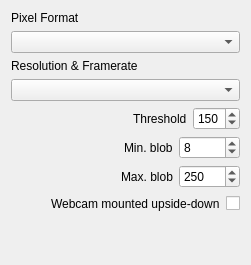
              <widget class="QWidget" name="LinuxWebcamPrefs">
               <layout class="QVBoxLayout" name="verticalLayout">
                <item>
                 <widget class="QLabel" name="label_14">
                  <property name="text">
                   <string>Pixel Format</string>
                  </property>
                 </widget>
                </item>
                <item>
                 <widget class="QComboBox" name="WebcamFormats"/>
                </item>
                <item>
                 <widget class="QLabel" name="label_15">
                  <property name="text">
                   <string>Resolution &amp; Framerate</string>
                  </property>
                 </widget>
                </item>
                <item>
                 <widget class="QComboBox" name="WebcamResolutions"/>
                </item>
                <item>
                 <layout class="QVBoxLayout" name="verticalLayout_12">
                  <item>
                   <layout class="QHBoxLayout" name="horizontalLayout_13">
                    <item>
                     <spacer name="horizontalSpacer_4">
                      <property name="orientation">
                       <enum>Qt::Horizontal</enum>
                      </property>
                      <property name="sizeHint" stdset="0">
                       <size>
                        <width>40</width>
                        <height>20</height>
                       </size>
                      </property>
                     </spacer>
                    </item>
                    <item>
                     <widget class="QLabel" name="label_32">
                      <property name="text">
                       <string>Threshold</string>
                      </property>
                     </widget>
                    </item>
                    <item>
                     <widget class="QSpinBox" name="WebcamThreshold">
                      <property name="maximum">
                       <number>255</number>
                      </property>
                      <property name="value">
                       <number>150</number>
                      </property>
                     </widget>
                    </item>
                   </layout>
                  </item>
                  <item>
                   <layout class="QHBoxLayout" name="horizontalLayout_14">
                    <item>
                     <spacer name="horizontalSpacer_5">
                      <property name="orientation">
                       <enum>Qt::Horizontal</enum>
                      </property>
                      <property name="sizeHint" stdset="0">
                       <size>
                        <width>40</width>
                        <height>20</height>
                       </size>
                      </property>
                     </spacer>
                    </item>
                    <item>
                     <widget class="QLabel" name="label_40">
                      <property name="text">
                       <string>Min. blob</string>
                      </property>
                     </widget>
                    </item>
                    <item>
                     <widget class="QSpinBox" name="WebcamMinBlob">
                      <property name="minimum">
                       <number>1</number>
                      </property>
                      <property name="maximum">
                       <number>10000</number>
                      </property>
                      <property name="value">
                       <number>8</number>
                      </property>
                     </widget>
                    </item>
                   </layout>
                  </item>
                  <item>
                   <layout class="QHBoxLayout" name="horizontalLayout_15">
                    <item>
                     <spacer name="horizontalSpacer_6">
                      <property name="orientation">
                       <enum>Qt::Horizontal</enum>
                      </property>
                      <property name="sizeHint" stdset="0">
                       <size>
                        <width>40</width>
                        <height>20</height>
                       </size>
                      </property>
                     </spacer>
                    </item>
                    <item>
                     <widget class="QLabel" name="label_41">
                      <property name="text">
                       <string>Max. blob</string>
                      </property>
                     </widget>
                    </item>
                    <item>
                     <widget class="QSpinBox" name="WebcamMaxBlob">
                      <property name="minimum">
                       <number>1</number>
                      </property>
                      <property name="maximum">
                       <number>10000</number>
                      </property>
                      <property name="value">
                       <number>250</number>
                      </property>
                     </widget>
                    </item>
                   </layout>
                  </item>
                 </layout>
                </item>
                <item>
                 <layout class="QHBoxLayout" name="horizontalLayout_22">
                  <item>
                   <spacer name="horizontalSpacer_11">
                    <property name="orientation">
                     <enum>Qt::Horizontal</enum>
                    </property>
                    <property name="sizeHint" stdset="0">
                     <size>
                      <width>40</width>
                      <height>20</height>
                     </size>
                    </property>
                   </spacer>
                  </item>
                  <item>
                   <widget class="QLabel" name="label_6">
                    <property name="text">
                     <string>Webcam mounted upside-down</string>
                    </property>
                   </widget>
                  </item>
                  <item>
                   <widget class="QCheckBox" name="FlipWebcam">
                    <property name="text">
                     <string/>
                    </property>
                   </widget>
                  </item>
                 </layout>
                </item>
                <item>
                 <spacer name="verticalSpacer">
                  <property name="orientation">
                   <enum>Qt::Vertical</enum>
                  </property>
                  <property name="sizeHint" stdset="0">
                   <size>
                    <width>20</width>
                    <height>40</height>
                   </size>
                  </property>
                 </spacer>
                </item>
               </layout>
              </widget>
